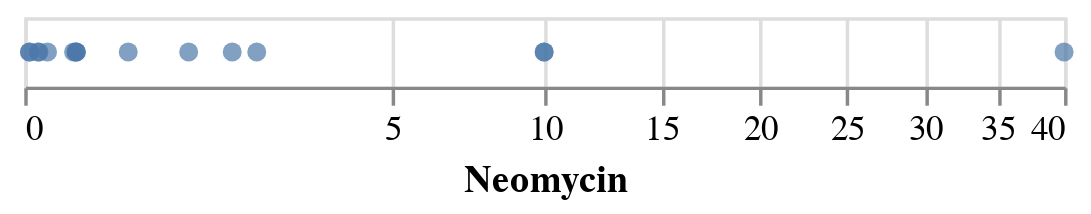

This figure's notebook cell:
### Code cell
alt.Chart(antibiotics).mark_circle().encode(
    alt.X('Neomycin:Q',
          scale=alt.Scale(type='sqrt'))
)

### Figure 1 — Vega-Lite specification as saved in the notebook (floating-point values rounded to 4 significant figures)
{"config": {"view": {"continuousWidth": 300, "continuousHeight": 300}}, "data": {"name": "data-9358c74bfa85e269e603e741ba1c4924"}, "mark": {"type": "circle"}, "encoding": {"x": {"field": "Neomycin", "scale": {"type": "sqrt"}, "type": "quantitative"}}, "$schema": "https://vega.github.io/schema/vega-lite/v5.20.1.json", "datasets": {"data-9358c74bfa85e269e603e741ba1c4924": [{"Bacteria": "Aerobacter aerogenes", "Penicillin": 870.0, "Streptomycin": 1.0, "Neomycin": 1.6, "Gram_Staining": "negative", "Genus": "other"}, {"Bacteria": "Bacillus anthracis", "Penicillin": 0.001, "Streptomycin": 0.01, "Neomycin": 0.007, "Gram_Staining": "positive", "Genus": "other"}, {"Bacteria": "Brucella abortus", "Penicillin": 1.0, "Streptomycin": 2.0, "Neomycin": 0.02, "Gram_Staining": "negative", "Genus": "other"}, {"Bacteria": "Diplococcus pneumoniae", "Penicillin": 0.005, "Streptomycin": 11.0, "Neomycin": 10.0, "Gram_Staining": "positive", "Genus": "other"}, {"Bacteria": "Escherichia coli", "Penicillin": 100.0, "Streptomycin": 0.4, "Neomycin": 0.1, "Gram_Staining": "negative", "Genus": "other"}, {"Bacteria": "Klebsiella pneumoniae", "Penicillin": 850.0, "Streptomycin": 1.2, "Neomycin": 1.0, "Gram_Staining": "negative", "Genus": "other"}, {"Bacteria": "Mycobacterium tuberculosis", "Penicillin": 800.0, "Streptomycin": 5.0, "Neomycin": 2.0, "Gram_Staining": "negative", "Genus": "other"}, {"Bacteria": "Proteus vulgaris", "Penicillin": 3.0, "Streptomycin": 0.1, "Neomycin": 0.1, "Gram_Staining": "negative", "Genus": "other"}, {"Bacteria": "Pseudomonas aeruginosa", "Penicillin": 850.0, "Streptomycin": 2.0, "Neomycin": 0.4, "Gram_Staining": "negative", "Genus": "other"}, {"Bacteria": "Salmonella (Eberthella) typhosa", "Penicillin": 1.0, "Streptomycin": 0.4, "Neomycin": 0.008, "Gram_Staining": "negative", "Genus": "Salmonella"}, {"Bacteria": "Salmonella schottmuelleri", "Penicillin": 10.0, "Streptomycin": 0.8, "Neomycin": 0.09, "Gram_Staining": "negative", "Genus": "Salmonella"}, {"Bacteria": "Staphylococcus albus", "Penicillin": 0.007, "Streptomycin": 0.1, "Neomycin": 0.001, "Gram_Staining": "positive", "Genus": "Staphylococcus"}, {"Bacteria": "Staphylococcus aureus", "Penicillin": 0.03, "Streptomycin": 0.03, "Neomycin": 0.001, "Gram_Staining": "positive", "Genus": "Staphylococcus"}, {"Bacteria": "Streptococcus fecalis", "Penicillin": 1.0, "Streptomycin": 1.0, "Neomycin": 0.1, "Gram_Staining": "positive", "Genus": "Streptococcus"}, {"Bacteria": "Streptococcus hemolyticus", "Penicillin": 0.001, "Streptomycin": 14.0, "Neomycin": 10.0, "Gram_Staining": "positive", "Genus": "Streptococcus"}, {"Bacteria": "Streptococcus viridans", "Penicillin": 0.005, "Streptomycin": 10.0, "Neomycin": 40.0, "Gram_Staining": "positive", "Genus": "Streptococcus"}]}}
